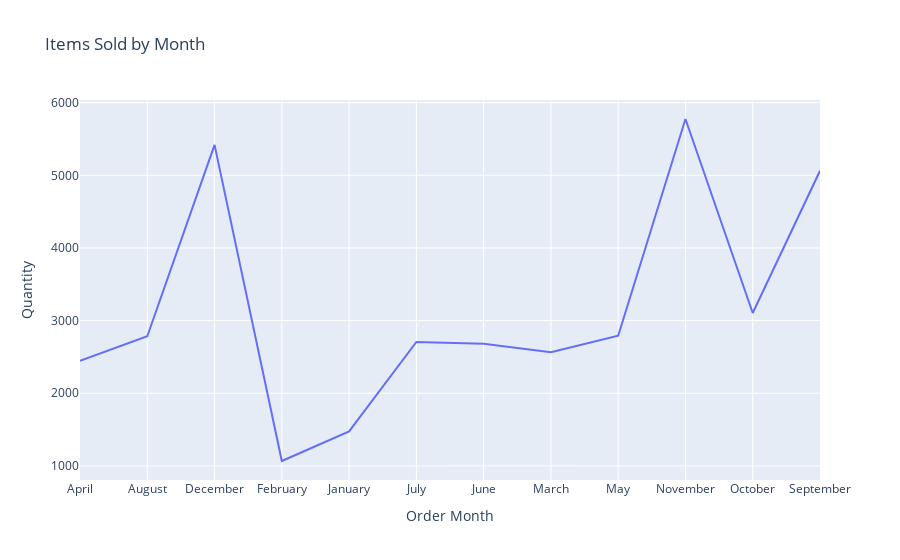

This figure's notebook cell:
### Code cell
items_by_month = df.groupby('Order Month')['Quantity'].sum().round(2).reset_index()
fig = px.line(items_by_month, 
              x='Order Month', 
              y='Quantity', 
              title='Items Sold by Month')
fig.show()

### Figure 1 — Plotly figure (JSON) as saved in the notebook; plotly's stock layout.template omitted (floating-point values rounded to 4 significant figures)
{"data": [{"hovertemplate": "Order Month=%{x}<br>Quantity=%{y}<extra></extra>", "legendgroup": "", "line": {"color": "#636efa", "dash": "solid"}, "marker": {"symbol": "circle"}, "mode": "lines", "name": "", "orientation": "v", "showlegend": false, "type": "scatter", "x": ["April", "August", "December", "February", "January", "July", "June", "March", "May", "November", "October", "September"], "xaxis": "x", "y": [2447, 2784, 5419, 1067, 1475, 2705, 2680, 2564, 2791, 5775, 3104, 5062], "yaxis": "y"}], "layout": {"legend": {"tracegroupgap": 0}, "title": {"text": "Items Sold by Month"}, "xaxis": {"anchor": "y", "domain": [0, 1], "title": {"text": "Order Month"}}, "yaxis": {"anchor": "x", "domain": [0, 1], "title": {"text": "Quantity"}}}}
